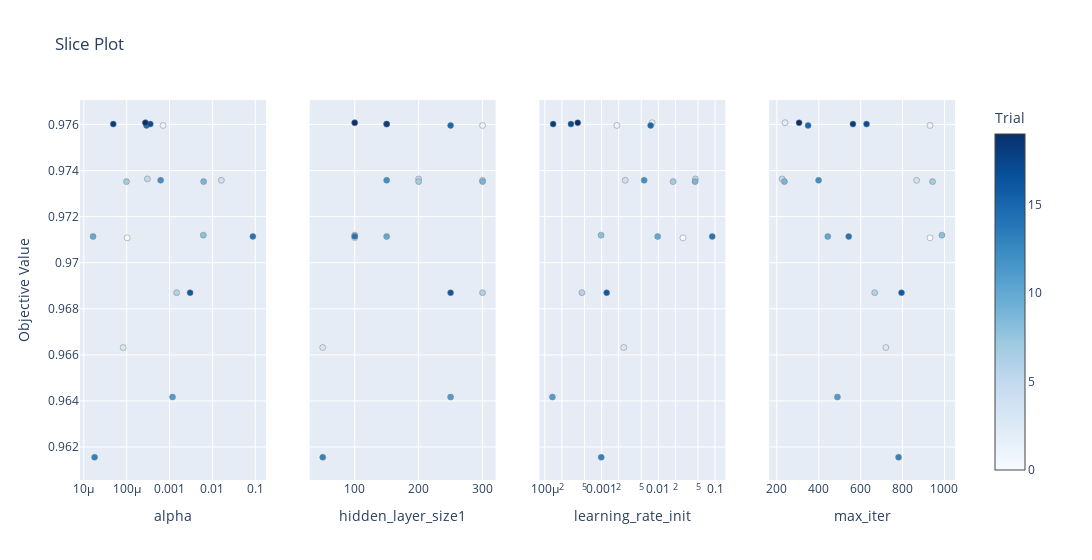

The code cell stored with this chart in its notebook:
### Code cell
fig = optuna.visualization.plot_slice(study2, params=['hidden_layer_size1','max_iter','alpha','learning_rate_init'])
fig.show()

### Figure 1 — Plotly figure (JSON) as saved in the notebook; plotly's stock layout.template omitted (floating-point values rounded to 4 significant figures)
{"data": [{"marker": {"color": [0, 1, 2, 3, 4, 5, 6, 7, 8, 9, 10, 11, 12, 13, 14, 15, 16, 17, 18, 19], "colorbar": {"title": {"text": "Trial"}, "x": 1, "xpad": 40}, "colorscale": [[0, "rgb(247,251,255)"], [0.125, "rgb(222,235,247)"], [0.25, "rgb(198,219,239)"], [0.375, "rgb(158,202,225)"], [0.5, "rgb(107,174,214)"], [0.625, "rgb(66,146,198)"], [0.75, "rgb(33,113,181)"], [0.875, "rgb(8,81,156)"], [1, "rgb(8,48,107)"]], "line": {"color": "Grey", "width": 0.5}, "showscale": true}, "mode": "markers", "name": "Feasible Trial", "showlegend": false, "type": "scatter", "x": [0.0001026, 0.0007058, 0.0002802, 8.297e-05, 0.01618, 0.000304, 0.001463, 9.896e-05, 0.006146, 0.006248, 1.642e-05, 0.001173, 0.0006208, 1.782e-05, 0.0881, 0.0002905, 0.00302, 0.0003566, 4.866e-05, 0.0002727], "xaxis": "x", "y": [0.9711, 0.976, 0.9761, 0.9663, 0.9736, 0.9736, 0.9687, 0.9735, 0.9712, 0.9735, 0.9711, 0.9642, 0.9736, 0.9616, 0.9711, 0.976, 0.9687, 0.976, 0.976, 0.9761], "yaxis": "y"}, {"marker": {"color": [0, 1, 2, 3, 4, 5, 6, 7, 8, 9, 10, 11, 12, 13, 14, 15, 16, 17, 18, 19], "colorbar": {"title": {"text": "Trial"}, "x": 1, "xpad": 40}, "colorscale": [[0, "rgb(247,251,255)"], [0.125, "rgb(222,235,247)"], [0.25, "rgb(198,219,239)"], [0.375, "rgb(158,202,225)"], [0.5, "rgb(107,174,214)"], [0.625, "rgb(66,146,198)"], [0.75, "rgb(33,113,181)"], [0.875, "rgb(8,81,156)"], [1, "rgb(8,48,107)"]], "line": {"color": "Grey", "width": 0.5}, "showscale": false}, "mode": "markers", "name": "Feasible Trial", "showlegend": false, "type": "scatter", "x": [100, 300, 100, 50, 300, 200, 300, 200, 100, 300, 150, 250, 150, 50, 100, 250, 250, 150, 150, 100], "xaxis": "x2", "y": [0.9711, 0.976, 0.9761, 0.9663, 0.9736, 0.9736, 0.9687, 0.9735, 0.9712, 0.9735, 0.9711, 0.9642, 0.9736, 0.9616, 0.9711, 0.976, 0.9687, 0.976, 0.976, 0.9761], "yaxis": "y2"}, {"marker": {"color": [0, 1, 2, 3, 4, 5, 6, 7, 8, 9, 10, 11, 12, 13, 14, 15, 16, 17, 18, 19], "colorbar": {"title": {"text": "Trial"}, "x": 1, "xpad": 40}, "colorscale": [[0, "rgb(247,251,255)"], [0.125, "rgb(222,235,247)"], [0.25, "rgb(198,219,239)"], [0.375, "rgb(158,202,225)"], [0.5, "rgb(107,174,214)"], [0.625, "rgb(66,146,198)"], [0.75, "rgb(33,113,181)"], [0.875, "rgb(8,81,156)"], [1, "rgb(8,48,107)"]], "line": {"color": "Grey", "width": 0.5}, "showscale": false}, "mode": "markers", "name": "Feasible Trial", "showlegend": false, "type": "scatter", "x": [0.02716, 0.001863, 0.007797, 0.002459, 0.002607, 0.04499, 0.0004502, 0.0182, 0.0009797, 0.04437, 0.009737, 0.0001361, 0.005626, 0.0009864, 0.08918, 0.007319, 0.00123, 0.0002887, 0.0001401, 0.00038], "xaxis": "x3", "y": [0.9711, 0.976, 0.9761, 0.9663, 0.9736, 0.9736, 0.9687, 0.9735, 0.9712, 0.9735, 0.9711, 0.9642, 0.9736, 0.9616, 0.9711, 0.976, 0.9687, 0.976, 0.976, 0.9761], "yaxis": "y3"}, {"marker": {"color": [0, 1, 2, 3, 4, 5, 6, 7, 8, 9, 10, 11, 12, 13, 14, 15, 16, 17, 18, 19], "colorbar": {"title": {"text": "Trial"}, "x": 1, "xpad": 40}, "colorscale": [[0, "rgb(247,251,255)"], [0.125, "rgb(222,235,247)"], [0.25, "rgb(198,219,239)"], [0.375, "rgb(158,202,225)"], [0.5, "rgb(107,174,214)"], [0.625, "rgb(66,146,198)"], [0.75, "rgb(33,113,181)"], [0.875, "rgb(8,81,156)"], [1, "rgb(8,48,107)"]], "line": {"color": "Grey", "width": 0.5}, "showscale": false}, "mode": "markers", "name": "Feasible Trial", "showlegend": false, "type": "scatter", "x": [931, 931, 239, 720, 867, 225, 667, 943, 988, 236, 443, 489, 399, 781, 543, 349, 795, 628, 563, 306], "xaxis": "x4", "y": [0.9711, 0.976, 0.9761, 0.9663, 0.9736, 0.9736, 0.9687, 0.9735, 0.9712, 0.9735, 0.9711, 0.9642, 0.9736, 0.9616, 0.9711, 0.976, 0.9687, 0.976, 0.976, 0.9761], "yaxis": "y4"}], "layout": {"title": {"text": "Slice Plot"}, "width": 1200, "xaxis": {"anchor": "y", "domain": [0, 0.2125], "title": {"text": "alpha"}, "type": "log"}, "xaxis2": {"anchor": "y2", "domain": [0.2625, 0.475], "title": {"text": "hidden_layer_size1"}}, "xaxis3": {"anchor": "y3", "domain": [0.525, 0.7375], "title": {"text": "learning_rate_init"}, "type": "log"}, "xaxis4": {"anchor": "y4", "domain": [0.7875, 1], "title": {"text": "max_iter"}}, "yaxis": {"anchor": "x", "domain": [0, 1], "title": {"text": "Objective Value"}}, "yaxis2": {"anchor": "x2", "domain": [0, 1], "matches": "y", "showticklabels": false}, "yaxis3": {"anchor": "x3", "domain": [0, 1], "matches": "y", "showticklabels": false}, "yaxis4": {"anchor": "x4", "domain": [0, 1], "matches": "y", "showticklabels": false}}}
